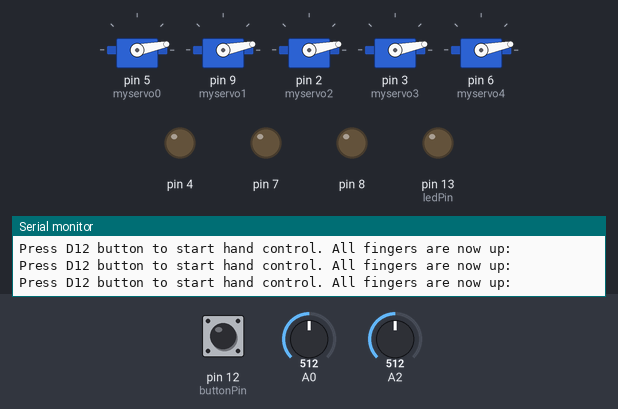
This sketch was run on a simulated Arduino Uno, built with avr-gcc and run on an emulated ATmega328P. Shown: 5 × servo, output pins drawn as LEDs (lit = HIGH), the last lines printed to the serial monitor. The test bench sets the inputs (shaded band); at power-on: pin 12 (buttonPin) HIGH, A0 = 512, A2 = 512.

Above: at 1.2 s.
1.3 s: pin 12 (buttonPin) pulled LOW for 0.15 s
At 2.0 s:
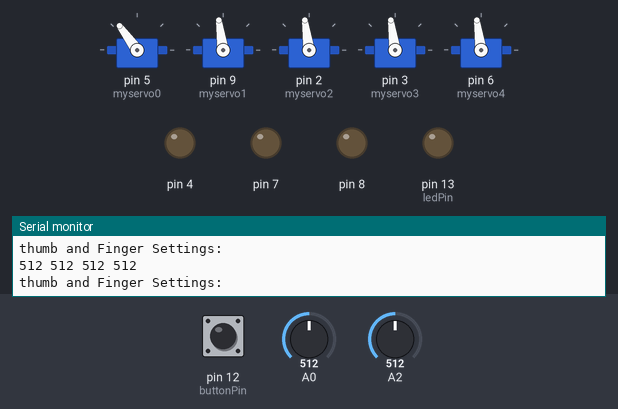
2.9 s: A0 set to 122
At 4.1 s:
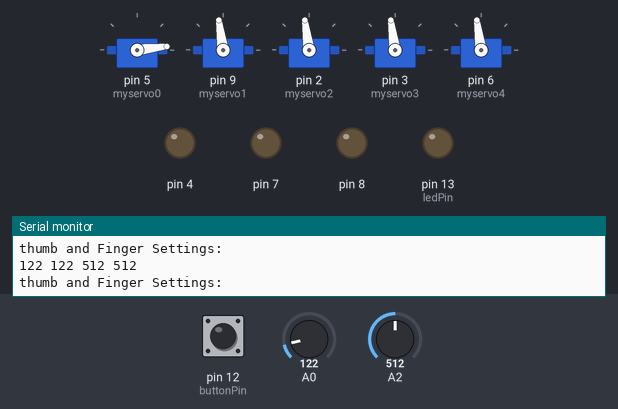
4.6 s: A0 set to 0
At 5.9 s:
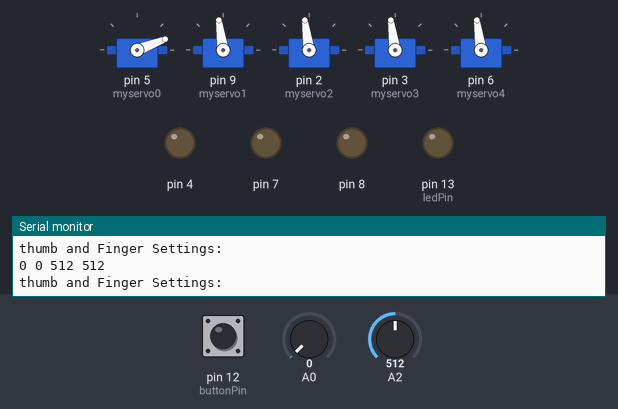
6.2 s: A2 set to 0
At 7.3 s:
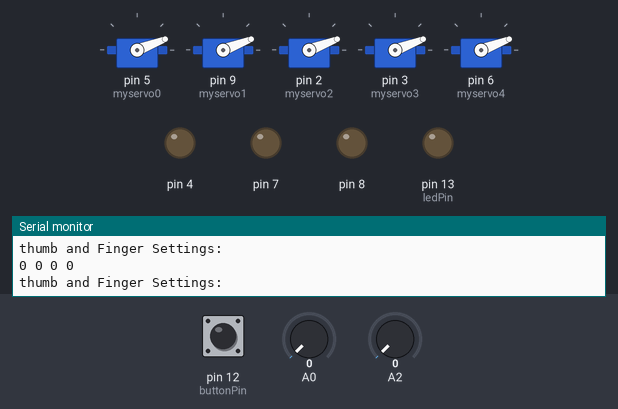
7.8 s: A2 set to 306
At 8.4 s:
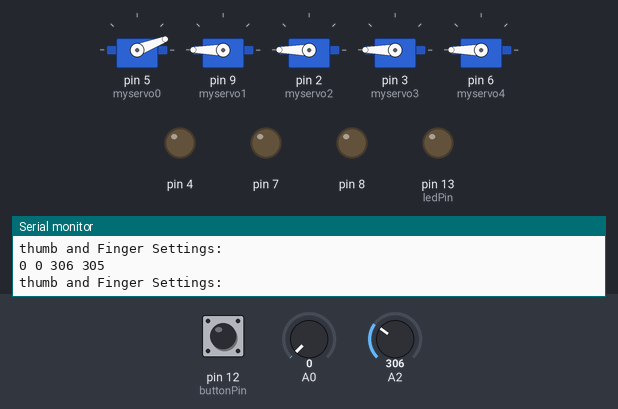
9.3 s: A0 set to 306
At 10.8 s:
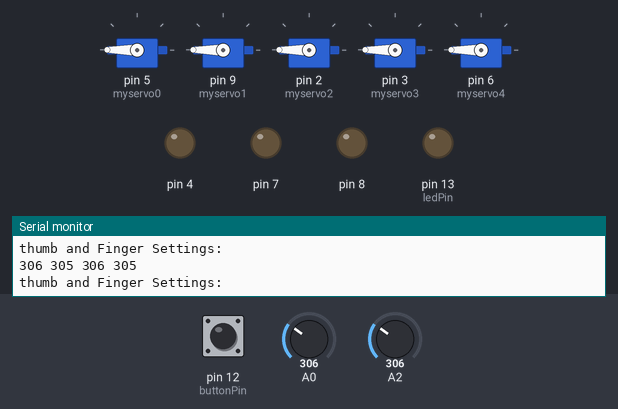
Timing chart, 0 to 11.8 s (numbered marks = the images above; inputs shaded):
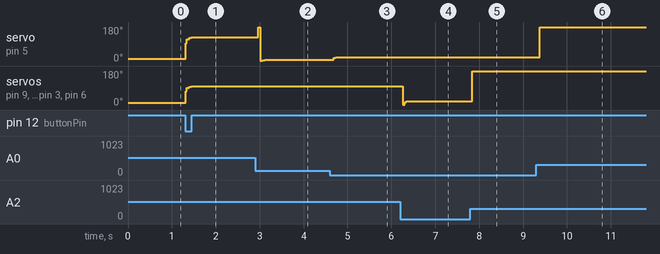

Measured:
- after the input at 1.3 s, servo on pin 5 (myservo0): 11° → 126° at once; servo on pin 9 (myservo1), servo on pin 2 (myservo2), servo on pin 3 (myservo3), servo on pin 6 (myservo4): 11° → 98° at once
- after the input at 2.9 s, servo on pin 5 (myservo0): 126° → 7° after 0.07 s
- after the input at 4.6 s, servo on pin 5 (myservo0): 7° → 21° after 0.09 s
- after the input at 6.2 s, servo on pin 9 (myservo1), servo on pin 2 (myservo2), servo on pin 3 (myservo3), servo on pin 6 (myservo4): 98° → 21° after 0.06 s
- after the input at 7.8 s, servo on pin 9 (myservo1), servo on pin 2 (myservo2), servo on pin 3 (myservo3), servo on pin 6 (myservo4): 21° → 180° after 0.05 s
- after the input at 9.3 s, servo on pin 5 (myservo0): 21° → 180° after 0.08 s

The sketch:

VernierHandControl2.ino
```cpp
/*
VernierHandControl2(v 2018.05)

This sketch was written to control the hand described in the Microsoft Hacking STEM hand project.

This version reads 2 Vernier Low-G Accelerometers (LGA-BTA) sensors connected to pins A0 and A2 of the Arduino.
It requires the following hardware:
   - A Sparkfun Redboard or Arduio Uno
   - A Vernier Arduino Shield
   - (2) Vernier Digital Control Units (DCU-BTA)
   - (2) 5-volt power supplies such as Vernier LabQuest power supplies (Vernier order code LQ-PS)
   - a glove
   - tape, glue or some method of attaching the two accelerometers to the glove

The voltage is scaled using the handy Arduino Map function and then the servo motors are controlled.
This version uses Analog 1 (Arduino line A0) to control the thumb and Analog 2 (Arduino line A2) to control the 4 fingers.
There is a more complex version which requires more hardware. That version is controlled with the VernierHandControl5 sketch.

The five servo motors are assumed to be connected to pin D1, D2, D5, D6, and D9 of the Arduino as follows:
 - The thumb servo is controlled by the DCU in Digital 1, and uses the servo connector (Arduino line D5)
 - The thumb finger servo is controlled by the DCU in Digital 2, and uses the servo connector (Arduino line D9)
 - The smallest finger (pinky) servo is controlled by the DCU in Digital 1, and uses the servo connector (Arduino line D2)
 - The ring finger servo is controlled by the DCU in Digital 1, and uses the servo connector (Arduino line D3)
 - The middle servo is controlled by the DCU in Digital 2, and uses the screw terminal 1 connector (Arduino line D6)

 You may want to use short wires to make the connections between the screw terminals and the servo moter connetors.

 The DCUs are connected to two 5-volt, LabQuest power suppplies (Vernier order code LQ-PS) to supply the power for the servos.

 This version sets the fingers to the up position at the start.
 It has you press the D12 button to get things started. This allows people to
 get the controlling glove in the up position before starting to move
 the servos. This will help avoid wild bending of the straws, which can damage them.

 We have a more complex version of this project, which usese 2 Arduinos (with shields) and 4 accelerometers to give more
 complete control of the fingers.
 */

#include <Servo.h>
//only two declared servos needed in this version. One is used for thumb and the other for all fingers
Servo myservo0;  // create servo object to control a servo  for thumb
Servo myservo1; // create servo object to control a servo for all fingers
Servo myservo2; // create servo object to control a servo for all fingers
Servo myservo3; // create servo object to control a servo for all fingers
Servo myservo4; // create servo object to control a servo for all fingers

int finger;
int thumbStart=  605; //default LGA reading for thumb in up position
int fingerStart= 580; //default LGA reading for starting position of all fingers in the up position
int thumbStop=  470; //default LGA reading for thumb in the down position
int fingerStop= 450; //default LGA reading for all fingers in the down position
int fingerSetting;
int thumbSetting;
int fingerSettingAverage=fingerStart ;
int thumbSettingAverage= thumbStart;
//for button control:
int buttonPin= 12; // analog input pin to use as a digital input
int ledPin= 13; // digital output pin for LED 1 indicator
int buttonVal = 0; // value read from button
boolean buttonHasBeenPressed=LOW;

void setup()
{
  Serial.begin(9600);
  pinMode( 2, OUTPUT);//set all DCU lines for output:
  pinMode( 3, OUTPUT);
  pinMode( 4, OUTPUT);
  pinMode( 5, OUTPUT);
  pinMode( 6, OUTPUT);
  pinMode( 7, OUTPUT);
  pinMode( 8, OUTPUT);
  pinMode( 9, OUTPUT);
  myservo0.attach(5);// attaches the servo object to a pin. This one uses the servo connector on DCU1, used for thumb
  myservo1.attach(9);// servo connector on DCU2, used for index finger
  myservo2.attach(2);// screw terminal 1 on DCU connected to Digital 1 , used for pinky)
  myservo3.attach(3);// screw terminal 2 on DCU connected to Digital 1 , used for ring finger)
  myservo4.attach(6);// screw terminal 1 on DCU connected to Digital 2 , used for middle finger)

  digitalWrite(4, LOW);//set unused DCU 1 lines low (to avoid problems caused by the DCU output patters for 13, 14, and 15
  digitalWrite(8, LOW);//set unused DCU 2 lines low (to avoid problems caused by the DCU output patters for 13, 14, and 15

  // Set button input pin
  pinMode(buttonPin, INPUT);//pin 12
  digitalWrite(buttonPin, HIGH);//initialize button state
  pinMode(ledPin, OUTPUT);// Set LED output (pin 13)

}

void loop()
{
  if (buttonHasBeenPressed == HIGH) //we have already dealt with the button
    { //This is the code to control the fingers
      thumbSetting= analogRead(0);// note channel A0 is thumb
      fingerSetting= analogRead(2);// note channel A2 is for all fingers

      float alpha= 0.7;//factor used in calculating a running averageing
      thumbSettingAverage=alpha*thumbSetting + (1-alpha)*thumbSettingAverage;// calculate running average
      fingerSettingAverage=alpha*fingerSetting + (1-alpha)*fingerSettingAverage;// calculate running average

      Serial.println("thumb and Finger Settings: ");
      Serial.print(thumbSetting);
      Serial.print(" ");
      Serial.print(thumbSettingAverage);
      Serial.print(" ");
      Serial.print(fingerSetting);
      Serial.print(" ");
      Serial.println(fingerSettingAverage);
      //delay (300);//slow down so you can read things

      setServos();
     } // end of if

     else
    { //put hand in up position and read the state of the button
      thumbSetting= thumbStart;
      fingerSetting= fingerStart;
      setServos(); //call subroutine to set servos.
      Serial.println("Press D12 button to start hand control. All fingers are now up:");
      delay (100);
      //now test for button press:
      buttonVal = digitalRead(buttonPin);// Test for button pressed, button down is low
      if (buttonVal== LOW) buttonHasBeenPressed = HIGH; //button pressed
     }//end of else
} //end of loop

   void setServos()//set servo.  This assumes that the fingerSetting[]
    {                          //is correct and used as a global variable.

      int servoSetting0;//used for thumb finger
      int servoSetting1;//used for middle finger
      servoSetting0 = map(thumbSettingAverage,thumbStart, thumbStop, 11, 179);// scale it to match the thumb
      //the last two numbers in the statement above control the range of motion of the servo motor
      servoSetting1 = map(fingerSettingAverage,fingerStart, fingerStop, 11, 179);// scale it to match the fingers
      //the last two numbers in the statement above control the range of motion of the servo motor
      myservo0.write (servoSetting0);// set thumb position
      myservo1.write (servoSetting1); //set finger position
      myservo2.write (servoSetting1); //set finger position
      myservo3.write (servoSetting1); //set finger position
      myservo4.write (servoSetting1); //set finger position

      /*  //print these out if you want to see servo settings:
      Serial.print("ServoSettings: ");// print these out if you need to for testing.
      Serial.print(servoSetting0);
      Serial.print (" ");
      Serial.println(servoSetting1);
      delay (300);
      */
    }// end of setServo subroutine
```
